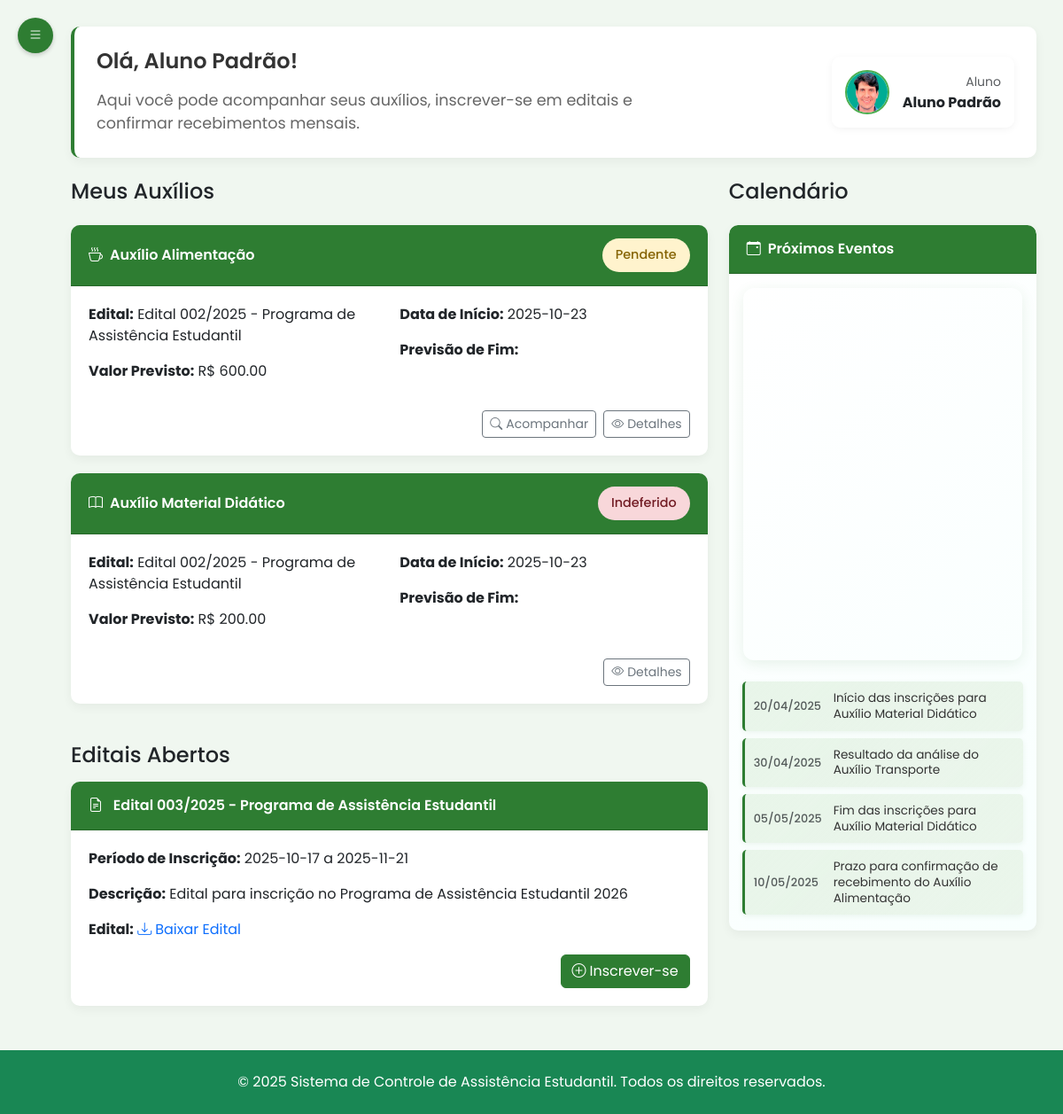
The app's page /aluno/inicio (signed in) with its own data.
### tables this page shows
CREATE TABLE usuario (
id_usuario INTEGER PRIMARY KEY AUTOINCREMENT,
nome TEXT NOT NULL,
matricula TEXT UNIQUE NOT NULL,
email TEXT NOT NULL UNIQUE,
senha TEXT NOT NULL,
perfil TEXT NOT NULL DEFAULT 'aluno',
foto TEXT,
token_redefinicao TEXT,
data_token TIMESTAMP,
data_cadastro TIMESTAMP DEFAULT CURRENT_TIMESTAMP
);

CREATE TABLE auxilio (
    id_auxilio INTEGER PRIMARY KEY AUTOINCREMENT,
    id_edital INTEGER,
    id_inscricao INTEGER,
    descricao TEXT NOT NULL,
    valor_mensal REAL NOT NULL,
    data_inicio DATE NOT NULL,
    data_fim DATE NOT NULL,
    tipo_auxilio TEXT NOT NULL CHECK (
        tipo_auxilio IN ('auxilio alimentacao', 'auxilio material', 'auxilio moradia', 'auxilio transporte')
    ), status_auxilio TEXT DEFAULT 'pendente', motivo_indeferimento TEXT,
    FOREIGN KEY (id_edital) REFERENCES edital(id_edital) ON DELETE CASCADE,
    FOREIGN KEY (id_inscricao) REFERENCES inscricao(id_inscricao) ON DELETE CASCADE
);

CREATE TABLE edital (
                            id_edital INTEGER PRIMARY KEY AUTOINCREMENT,
                            titulo TEXT NOT NULL,
                            descricao TEXT NOT NULL,
                            data_publicacao DATE NOT NULL,
                            arquivo TEXT NOT NULL,
                            status TEXT NOT NULL CHECK (status IN ('ativo', 'inativo')),
                            data_inicio_inscricao DATE,
                            data_fim_inscricao DATE,
                            data_inicio_vigencia DATE,
                            data_fim_vigencia DATE
                        );

### routes/aluno/perfilaluno_routes.py (the view)
@router.get("/inicio")
@requer_autenticacao(["aluno"])
async def get_root(request: Request, usuario_logado: dict = None):
    if not usuario_logado['completo']:
        return RedirectResponse("/aluno/perfil", status_code=303)
    aluno = usuario_repo.obter_usuario_por_matricula(usuario_logado['matricula'])
    auxilios = auxilio_repo.obter_por_aluno(usuario_logado['id'])
    editais_abertos = edital_repo.obter_editais_abertos()
    response = templates.TemplateResponse("/aluno/dashboard.html", {
        "request": request,
        "aluno": aluno,
        "auxilios": auxilios,
        "editais_abertos": editais_abertos
    })
    return response

### templates/aluno/dashboard.html (shortened to what this page needs)
{% extends 'base2.html' %}
{% set active_page = 'inicio' %}
{% block head %}
    <link rel="stylesheet" href="/static/css/dashboard_aluno.css">
    <link href="https://cdn.jsdelivr.net/npm/fullcalendar@6.1.17/main.min.css" rel="stylesheet" />
    <link href="https://cdn.jsdelivr.net/npm/fullcalendar@6.1.17/bootstrap5/main.min.css" rel="stylesheet" />
{% endblock %}
{% block content %}
<div class="main-content" id="mainContent">
        <div class="welcome-banner mb-4">
            <div class="row align-items-center">
                <div class="col-md-8">
                    <div class="d-flex align-items-center mb-3">
                        <h4 class="mb-0">Olá, {{ aluno.nome }}!</h4>
                    </div>
                    <p>Aqui você pode acompanhar seus auxílios, inscrever-se em editais e confirmar recebimentos mensais.</p>
                </div>
                <div class="col-md-4 text-end">
                    <div class="user-profile">
                        <img src="{{ aluno.foto or '/static/img/perfil.png' }}" alt="Perfil" />
                        <div>
                            <small class="text-muted">Aluno</small>
                            <div class="fw-bold">{{ aluno.nome }}</div>
                        </div>
                    </div>
                </div>
            </div>
        </div>
            <div class="row align-items-stretch" style="min-height: 650px;">
                <div class="col-md-8 d-flex flex-column">
                    <h4 class="mb-4">Meus Auxílios</h4>
                    {% if auxilios %}
                        {% for auxilio in auxilios %}
                        <div class="card">
                            <div class="card-header d-flex justify-content-between align-items-center">
                                <span>
                                    {% if auxilio.tipo_auxilio == 'auxilio alimentacao' %}
                                        <i class="bi bi-cup-hot me-2"></i>Auxílio Alimentação
                                    {% elif auxilio.tipo_auxilio == 'auxilio transporte' %}
                                        <i class="bi bi-bus-front me-2"></i>Auxílio Transporte
                                    {% elif auxilio.tipo_auxilio == 'auxilio moradia' %}
                                        <i class="bi bi-house me-2"></i>Auxílio Moradia
                                    {% elif auxilio.tipo_auxilio == 'auxilio material' %}
                                        <i class="bi bi-book me-2"></i>Auxílio Material Didático
                                    {% else %}
                                        <i class="bi bi-gift me-2"></i>{{ auxilio.tipo_auxilio|title }}
                                    {% endif %}
                                </span>
                                <span class="status-badge
                                    {% if auxilio.status_auxilio == 'deferido' %}status-deferido
                                    {% elif auxilio.status_auxilio == 'indeferido' %}status-indeferido
                                    {% else %}status-pendente{% endif %}">
                                    {% if auxilio.status_auxilio == 'deferido' %}Deferido
                                    {% elif auxilio.status_auxilio == 'indeferido' %}Indeferido
                                    {% elif auxilio.status_auxilio == 'em_analise' %}Em Análise
                                    {% else %}{{ auxilio.status_auxilio|title }}{% endif %}
                                </span>
                            </div>
                            <div class="card-body">
                                <div class="row">
                                    <div class="col-md-6">
                                        <p><strong>Edital:</strong> {{ auxilio.edital_titulo }}</p>
                                        <p><strong>Valor{% if auxilio.status_auxilio != 'deferido' %} Previsto{% endif %}:</strong> R$ {{ "%.2f"|format(auxilio.valor_mensal) }}</p>
                                    </div>
                                    <div class="col-md-6">
                                        {% if auxilio.status_auxilio == 'deferido' %}
                                            <p><strong>Data de Aprovação:</strong> {{ auxilio.data_inicio }}</p>
                                            <p><strong>Vigência:</strong> {{ auxilio.data_inicio }} a {{ auxilio.data_fim }}</p>
                                        {% else %}
                                            <p><strong>Data de Início:</strong> {{ auxilio.data_inicio }}</p>
                                            <p><strong>Previsão de Fim:</strong> {{ auxilio.data_fim }}</p>
                                        {% endif %}
                                    </div>
                                </div>
                                <div class="d-flex justify-content-end mt-3">
                                    {% if auxilio.status_auxilio == 'deferido' %}
                                        <button class="btn btn-sm btn-outline-success me-2" onclick="confirmarRecebimento('{{ auxilio.id_auxilio }}')">
                                            <i class="bi bi-check-circle me-1"></i>Confirmar Recebimento
                                        </button>
                                    {% elif auxilio.status_auxilio == 'pendente' %}
                                        <a href="/aluno/acompanhar-inscricoes" class="btn btn-sm btn-outline-secondary me-2">
                                            <i class="bi bi-search me-1"></i>Acompanhar
                                        </a>
                                    {% endif %}
                                    <button class="btn btn-sm btn-outline-secondary" onclick="verDetalhes('{{ auxilio.id_auxilio }}')">
                                        <i class="bi bi-eye me-1"></i>Detalhes
                                    </button>
                                </div>
                            </div>
                        </div>
                        {% endfor %}
                    {% endif %}
                    <div class="mt-4">
                        <h4 class="mb-3">Editais Abertos</h4>
                        {% if editais_abertos %}
                            {% for edital in editais_abertos %}
                            <div class="card">
                                <div class="card-header">
                                    {% if 'alimenta' in edital['titulo'].lower() %}
                                        <i class="bi bi-cup-hot me-2"></i>
                                    {% elif 'transporte' in edital['titulo'].lower() %}
                                        <i class="bi bi-bus-front me-2"></i>
                                    {% elif 'moradia' in edital['titulo'].lower() %}
                                        <i class="bi bi-house me-2"></i>
                                    {% elif 'material' in edital['titulo'].lower() or 'didático' in edital['titulo'].lower() %}
                                        <i class="bi bi-book me-2"></i>
                                    {% else %}
                                        <i class="bi bi-file-earmark-text me-2"></i>
                                    {% endif %}
                                    {{ edital['titulo'] }}
                                </div>
                                <div class="card-body">
                                    <p><strong>Período de Inscrição:</strong> {{ edital['data_inicio_inscricao'] }} a {{ edital['data_fim_inscricao'] }}</p>
                                    <p><strong>Descrição:</strong> {{ edital['descricao'] }}</p>
                                    {% if edital['arquivo'] %}
                                        <p><strong>Edital:</strong>
                                            <a href="/static/uploads/{{ edital['arquivo'] }}" target="_blank" class="text-decoration-none">
                                                <i class="bi bi-download me-1"></i>Baixar Edital
                                            </a>
                                        </p>
                                    {% endif %}
                                    <div class="d-flex justify-content-end mt-3">
                                        <a href="/aluno/editais" class="btn btn-success">
                                            <i class="bi bi-plus-circle me-1"></i>Inscrever-se
                                        </a>
                                    </div>
                                </div>
                            </div>
                            {% endfor %}
                        {% endif %}
                    </div>
                </div>
                <div class="col-md-4 d-flex flex-column h-100">
                    <h4 class="mb-4">Calendário</h4>
                    <div class="card calendar-card flex-grow-1 d-flex flex-column" style="min-height: 100%;">
                        <div class="card-header">
                            <i class="bi bi-calendar-event me-2"></i>Próximos Eventos
                        </div>
                        <div class="card-body p-3">
                            <div id="fc-calendar"></div>
                        </div>
                        <div class="card-body pt-2 pb-3">
                            <div class="calendar-event d-flex justify-content-between align-items-center mb-2">
                                <div class="date text-muted small">20/04/2025</div>
                                <div class="description small">
                                    Início das inscrições para Auxílio Material Didático
                                </div>
                            </div>
                            <div class="calendar-event d-flex justify-content-between align-items-center mb-2">
                                <div class="date text-muted small">30/04/2025</div>
                                <div class="description small">
                                    Resultado da análise do Auxílio Transporte
                                </div>
                            </div>
                            <div class="calendar-event d-flex justify-content-between align-items-center mb-2">
                                <div class="date text-muted small">05/05/2025</div>
                                <div class="description small">
                                    Fim das inscrições para Auxílio Material Didático
                                </div>
                            </div>
                            <div class="calendar-event d-flex justify-content-between align-items-center">
                                <div class="date text-muted small">10/05/2025</div>
                                <div class="description small">
                                    Prazo para confirmação de recebimento do Auxílio Alimentação
                                </div>
                            </div>
                        </div>
                    </div>
                </div>
            </div>
        </div>
{% endblock %}

### static/css/styles.css (style rules this page uses)
:root { --ifes-green: #2E7D32; --ifes-red: #C62828; --ifes-light-green: #4CAF50; --ifes-light-gray: #f5f5f5; --ifes-dark-gray: #333333; --calendar-primary: #2E7D32; --calendar-secondary: #4CAF50; --calendar-accent: #81C784; --calendar-light: #E8F5E9; --calendar-text: #1B5E20; }
body { background-color: #fff !important; font-family: 'Poppins', Arial, Helvetica, sans-serif; }
.main-content { margin-left: 0; padding: 30px; transition: none; position: relative; z-index: 1; }
.card { border: none; border-radius: 10px; box-shadow: 0 4px 12px rgba(0, 0, 0, 0.05); margin-bottom: 20px; transition: transform 0.3s; }
.card-header { background-color: var(--ifes-green); color: white; border-radius: 10px 10px 0 0 !important; padding: 15px 20px; font-weight: 600; }
.card-body { padding: 20px; }
.status-badge { padding: 8px 15px; border-radius: 20px; font-weight: 500; font-size: 0.9rem; }
.status-pendente { background-color: #FFF3CD; color: #856404; }
.status-indeferido { background-color: #F8D7DA; color: #721C24; }
.calendar-card { height: 100%; background: linear-gradient(135deg, #ffffff 0%, #f8fffe 100%); border: 1px solid rgba(46, 125, 50, 0.1); box-shadow: 0 8px 25px rgba(46, 125, 50, 0.08); overflow: hidden; }
.calendar-card .card-body { padding: 1.5rem; }
#fc-calendar { max-width: 100%; height: 420px !important; margin: 0 auto; font-family: 'Segoe UI', Tahoma, Geneva, Verdana, sans-serif; border-radius: 12px; overflow: hidden; box-shadow: 0 4px 15px rgba(46, 125, 50, 0.1); }
.calendar-card .card-body.pt-2.pb-3 { padding-top: 0.5rem !important; padding-bottom: 0.5rem !important; }
.calendar-event { background: linear-gradient(135deg, var(--calendar-light) 0%, rgba(232, 245, 233, 0.8) 100%); border-left: 4px solid var(--calendar-primary); padding: 10px 14px; margin-bottom: 8px; border-radius: 8px; transition: all 0.3s ease; box-shadow: 0 2px 6px rgba(46, 125, 50, 0.08); }
.calendar-event .date { font-weight: 600; color: var(--calendar-primary); font-size: 0.8rem; width: 80px; min-width: 80px; }
.calendar-event .description { flex: 1; color: var(--calendar-text); font-size: 0.85rem; line-height: 1.3; margin-left: 10px; }
.welcome-banner { background-color: white; border-radius: 10px; padding: 20px; margin-bottom: 30px; box-shadow: 0 4px 12px rgba(0, 0, 0, 0.05); }
.welcome-banner p { color: #666; margin-bottom: 0; }
.user-profile { display: flex; align-items: center; margin-left: auto; }
.user-profile img { width: 40px; height: 40px; border-radius: 50%; margin-right: 10px; }

### templates/base2.html (style rules this page uses)
html, body { height: 100%; }
body { display: flex; flex-direction: column; min-height: 100vh; }
.main-content { flex: 1; }

### records on screen
usuario: nome "Aluno Padrão", foto (picture)
auxilio: shows "Auxílio Alimentação", status_auxilio "Pendente", edital_titulo "Edital 002/2025 - Programa de Assistência Estudantil", shows "Previsto", valor_mensal "600.00", data_inicio "2025-10-23", shows "Acompanhar"
auxilio: tipo_auxilio "auxilio material" (drawn), status_auxilio "Indeferido", edital_titulo "Edital 002/2025 - Programa de Assistência Estudantil", valor_mensal "200.00", data_inicio "2025-10-23"
edital: titulo "Edital 003/2025 - Programa de Assistência Estudantil", data_inicio_inscricao "2025-10-17", data_fim_inscricao "2025-11-21", descricao "Edital para inscrição no Programa de Assistência Estudantil 2026"
